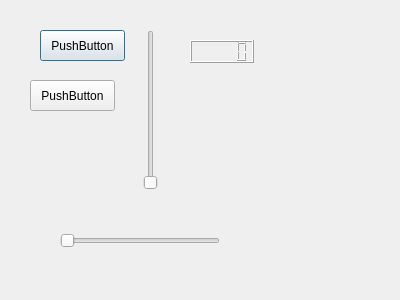
<?xml version="1.0" encoding="UTF-8"?>
<ui version="4.0">
 <class>Dialog</class>
 <widget class="QDialog" name="Dialog">
  <property name="geometry">
   <rect>
    <x>0</x>
    <y>0</y>
    <width>400</width>
    <height>300</height>
   </rect>
  </property>
  <property name="windowTitle">
   <string>Dialog</string>
  </property>
  <widget class="QPushButton" name="pushButton">
   <property name="geometry">
    <rect>
     <x>40</x>
     <y>30</y>
     <width>85</width>
     <height>31</height>
    </rect>
   </property>
   <property name="text">
    <string>PushButton</string>
   </property>
  </widget>
  <widget class="QPushButton" name="pushButton_2">
   <property name="geometry">
    <rect>
     <x>30</x>
     <y>80</y>
     <width>85</width>
     <height>31</height>
    </rect>
   </property>
   <property name="text">
    <string>PushButton</string>
   </property>
  </widget>
  <widget class="QLCDNumber" name="lcdNumber">
   <property name="geometry">
    <rect>
     <x>190</x>
     <y>40</y>
     <width>64</width>
     <height>23</height>
    </rect>
   </property>
  </widget>
  <widget class="QSlider" name="verticalSlider">
   <property name="geometry">
    <rect>
     <x>140</x>
     <y>30</y>
     <width>21</width>
     <height>160</height>
    </rect>
   </property>
   <property name="orientation">
    <enum>Qt::Vertical</enum>
   </property>
  </widget>
  <widget class="QSlider" name="horizontalSlider">
   <property name="geometry">
    <rect>
     <x>60</x>
     <y>230</y>
     <width>160</width>
     <height>21</height>
    </rect>
   </property>
   <property name="orientation">
    <enum>Qt::Horizontal</enum>
   </property>
  </widget>
 </widget>
 <resources/>
 <connections/>
</ui>
